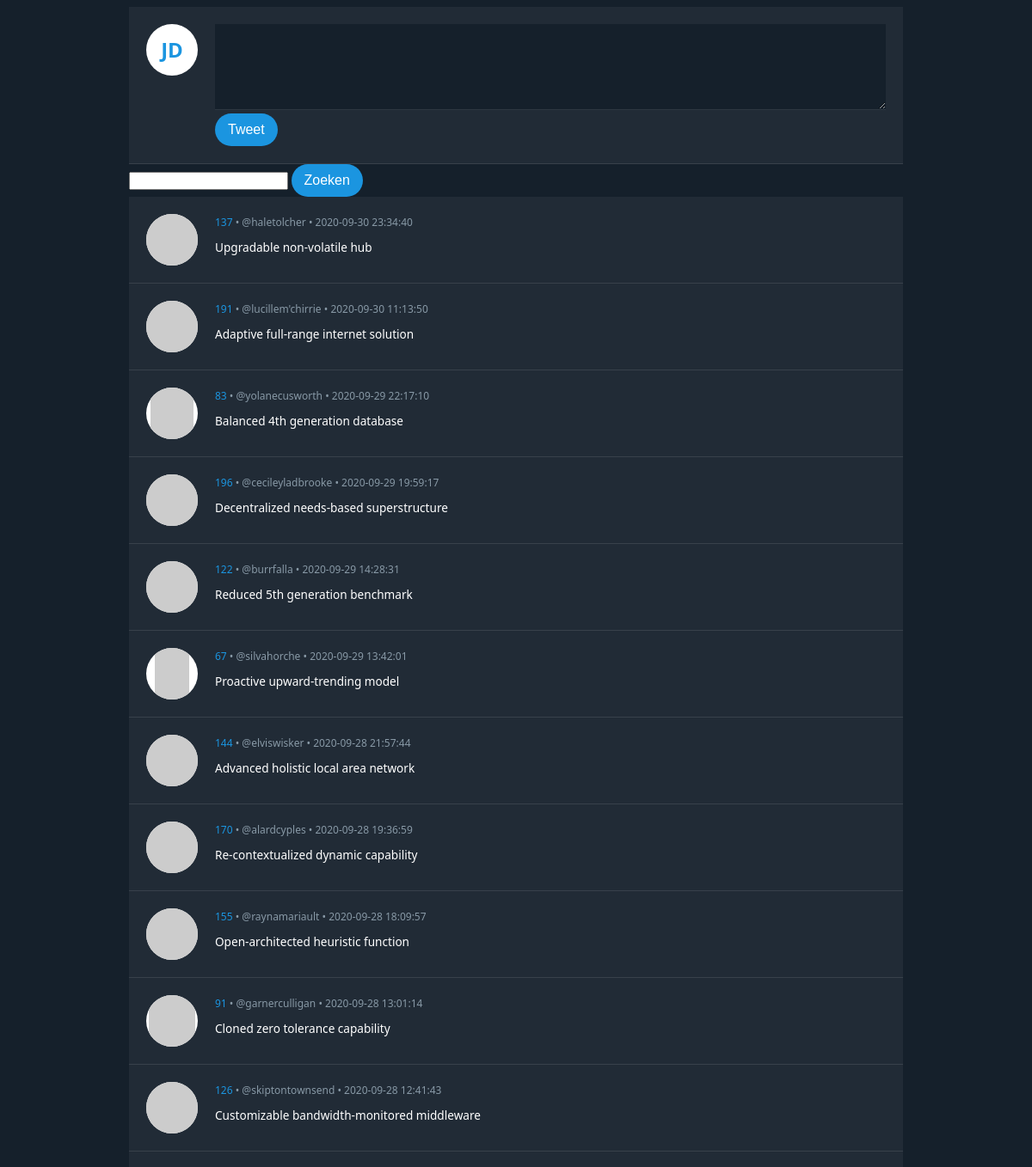
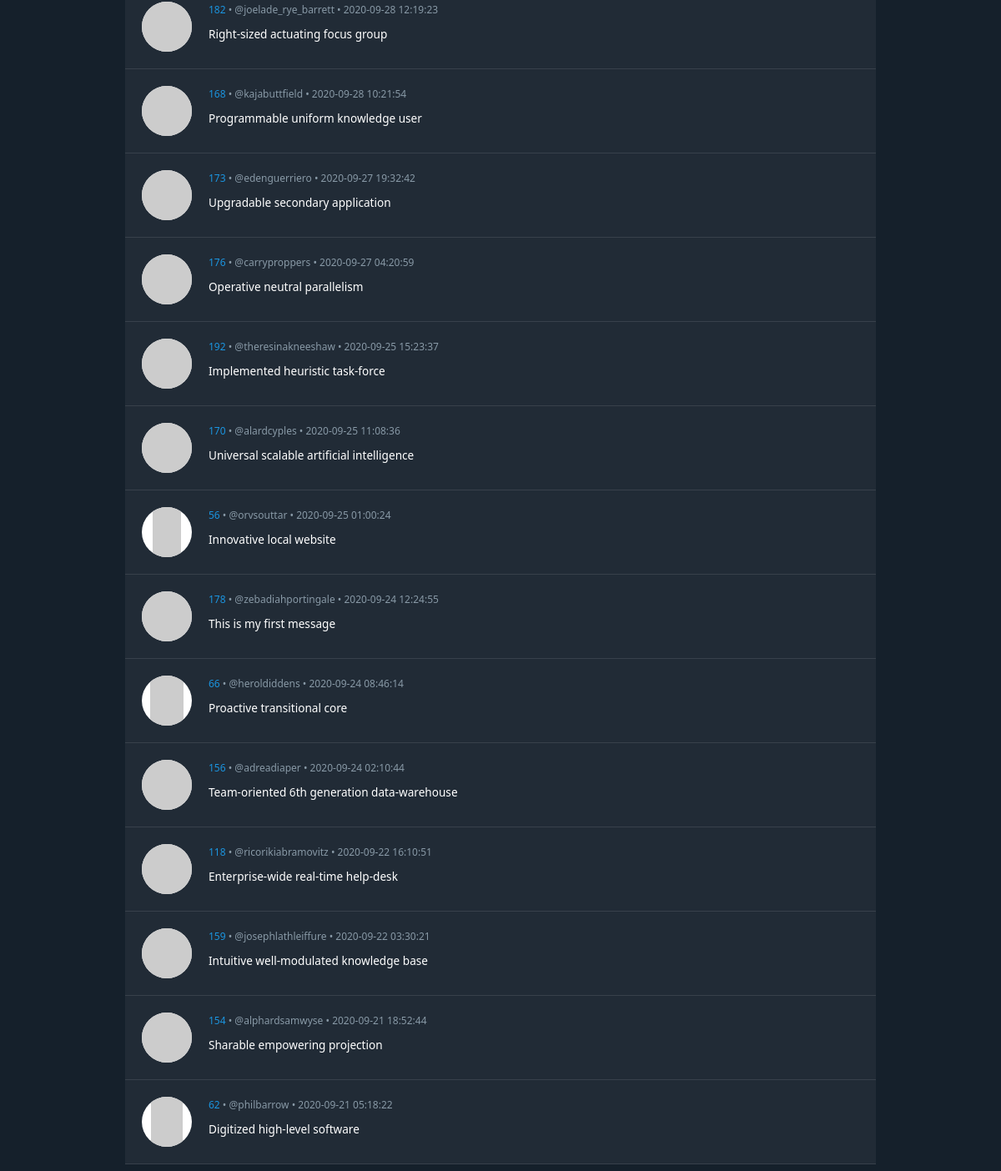
Page /exGETnPOST/Start_Twitter-2/index.php on the committed database (2 pictures, top to bottom).
### tables this page shows
CREATE TABLE `message` (
  `message_id` int(11) unsigned NOT NULL AUTO_INCREMENT,
  `user_id` int(11) DEFAULT NULL,
  `reply_on_id` int(11) DEFAULT NULL,
  `message` varchar(512) DEFAULT NULL,
  `created_on` datetime DEFAULT NULL,
  PRIMARY KEY (`message_id`)
);

CREATE TABLE `users` (
  `user_id` int(11) unsigned NOT NULL AUTO_INCREMENT,
  `first_name` varchar(256) DEFAULT NULL,
  `last_name` varchar(256) DEFAULT NULL,
  `email` varchar(256) DEFAULT NULL,
  `gender` varchar(11) DEFAULT NULL,
  `ip_address` varchar(64) DEFAULT NULL,
  PRIMARY KEY (`user_id`)
);

### exGETnPOST/Start_Twitter-2/views/message.php (the view, shortened to what this page needs)
<?php
$fullname= $item['first_name'] . $item['last_name'];
$username= '@' . str_replace(' ', '_', strtolower($fullname));
$user_id = $item['user_id'];
$message = $item['message'];
?>
<div class="message">
    <div class="avatar">
        <img src="https://picsum.photos/id/<?= $user_id; ?>/100/100">
    </div>
    <div class="content">
        <div class="info"><a href="#"><?= $user_id; ?></a> &bull;  <?= $username ?> &bull; <?= $item['created_on']; ?></div>
        <div class="tweet"><?= $message; ?></div>
    </div>
</div>

### exGETnPOST/Start_Twitter-2/index.php (shortened to what this page needs)
<?php
    require 'includes/db.php';
    $search_string = $_GET['search_string'] ?? '';
    $sql='SELECT *
            FROM `message`
            INNER JOIN `users` ON `message`.`user_id` = `users`.`user_id`
            WHERE `message` LIKE :search_string
            ORDER BY `created_on` DESC
            LIMIT 25';
    $sql_statement = $db->prepare($sql);
    $sql_statement->execute(
            [
                    ':search_string' => '%' . $search_string . '%'
            ]
    );
    $messages = $sql_statement->fetchAll();
?>
<!DOCTYPE html>
<html lang="en">
<head>
    <link rel="stylesheet" href="css/style.css">
</head>
<body>
<div class="container">
    <div class="messages">
        <form action="api/addTweet.php" method="POST">
            <div class="message message-new">
                <div class="avatar">JD</div>
                <div class="content">
                    <textarea name="tweet"></textarea>
                    <button type="submit">Tweet</button>
                </div>
            </div>
        </form>
        <form>
            <div class="search">
                <div class="content">
                    <input value="<?= $search_string; ?>" name="search_string" placeholder=' '>
                    <button type="submit">Zoeken</button>
                </div>
            </div>
        </form>
        <?php
            foreach ($messages as $item) {
                include "views/message.php";
            }
        ?>
    </div>
</div>
</body>
</html>

### exGETnPOST/Start_Twitter-2/css/style.css (style rules this page uses)
* { box-sizing: border-box; }
body { background: rgb(21, 32, 43); font-family: 'Segoe UI', Tahoma, Geneva, Verdana, sans-serif; color: #fff; font-size: .85rem; line-height: 1.2rem; }
a { color: rgb(27, 149, 224); text-decoration: none; }
.container { max-width: 900px; margin: 0 auto; }
textarea { background: rgb(21, 32, 43); border: none; border-bottom: solid 1px rgba(255,255,255, .1); width: 100%; height: 100px; color: #fff; font-size: 1rem; line-height: 1.2rem; }
button { color: #fff; background: rgb(27, 149, 224); border: none; border-radius: 20px; padding: 10px 15px; font-size: 1rem; }
.avatar { background: #fff; color: rgb(27, 149, 224); width: 60px; height: 60px; flex-grow: 0; flex-shrink: 0; display: flex; justify-content: center; align-items: center; font-size: 1.5rem; font-weight: bold; padding: 10px; border-radius: 50%; margin-right: 20px; overflow: hidden; }
.avatar img { width: auto; height: 60px; }
.message { display: flex; background: rgba(255,255,255, .05); border-bottom: solid 1px rgba(255,255,255, .1); padding: 20px; }
.message .content { flex-grow: 1; }
.message .content .info { color: rgb(136, 153, 166); font-size: .75rem; margin-bottom: 10px; }

### rows in the picture
message: user.user_id "137", user.last_name "@haletolcher", created_on "2020-09-30 23:34:40", message "Upgradable non-volatile hub"
message: user.user_id "191", user.last_name "@lucillem'chirrie", created_on "2020-09-30 11:13:50", message "Adaptive full-range internet solution"
message: user.user_id "83", user.last_name "@yolanecusworth", created_on "2020-09-29 22:17:10", message "Balanced 4th generation database"
message: user.user_id "196", user.last_name "@cecileyladbrooke", created_on "2020-09-29 19:59:17", message "Decentralized needs-based superstructure"
message: user.user_id "122", user.last_name "@burrfalla", created_on "2020-09-29 14:28:31", message "Reduced 5th generation benchmark"
message: user.user_id "67", user.last_name "@silvahorche", created_on "2020-09-29 13:42:01", message "Proactive upward-trending model"
message: user.user_id "144", user.last_name "@elviswisker", created_on "2020-09-28 21:57:44", message "Advanced holistic local area network"
message: user.user_id "170", user.last_name "@alardcyples", created_on "2020-09-28 19:36:59", message "Re-contextualized dynamic capability"
message: user.user_id "155", user.last_name "@raynamariault", created_on "2020-09-28 18:09:57", message "Open-architected heuristic function"
message: user.user_id "91", user.last_name "@garnerculligan", created_on "2020-09-28 13:01:14", message "Cloned zero tolerance capability"
message: user.user_id "126", user.last_name "@skiptontownsend", created_on "2020-09-28 12:41:43", message "Customizable bandwidth-monitored middleware"
message: user.user_id "182", user.last_name "@joelade_rye_barrett", created_on "2020-09-28 12:19:23", message "Right-sized actuating focus group"
message: user.user_id "168", user.last_name "@kajabuttfield", created_on "2020-09-28 10:21:54", message "Programmable uniform knowledge user"
message: user.user_id "173", user.last_name "@edenguerriero", created_on "2020-09-27 19:32:42", message "Upgradable secondary application"
message: user.user_id "176", user.last_name "@carryproppers", created_on "2020-09-27 04:20:59", message "Operative neutral parallelism"
message: user.user_id "192", user.last_name "@theresinakneeshaw", created_on "2020-09-25 15:23:37", message "Implemented heuristic task-force"
message: user.user_id "170", user.last_name "@alardcyples", created_on "2020-09-25 11:08:36", message "Universal scalable artificial intelligence"
message: user.user_id "56", user.last_name "@orvsouttar", created_on "2020-09-25 01:00:24", message "Innovative local website"
message: user.user_id "178", user.last_name "@zebadiahportingale", created_on "2020-09-24 12:24:55", message "This is my first message"
message: user.user_id "66", user.last_name "@heroldiddens", created_on "2020-09-24 08:46:14", message "Proactive transitional core"
message: user.user_id "156", user.last_name "@adreadiaper", created_on "2020-09-24 02:10:44", message "Team-oriented 6th generation data-warehouse"
message: user.user_id "118", user.last_name "@ricorikiabramovitz", created_on "2020-09-22 16:10:51", message "Enterprise-wide real-time help-desk"
message: user.user_id "159", user.last_name "@josephlathleiffure", created_on "2020-09-22 03:30:21", message "Intuitive well-modulated knowledge base"
message: user.user_id "154", user.last_name "@alphardsamwyse", created_on "2020-09-21 18:52:44", message "Sharable empowering projection"
message: user.user_id "62", user.last_name "@philbarrow", created_on "2020-09-21 05:18:22", message "Digitized high-level software"
